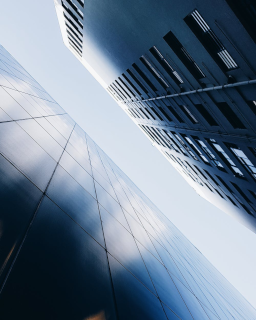
%> input picture Analyse_image/images/buildings.png, 256 x 320 px
$ octave Detection_droites.m   (GNU Octave 9; MATLAB toolbox functions it lacks are replaced by stand-ins)
%> lines starting %> are read from the running program, lines starting %| are printed output that depends on the picture; in (x1, y1, x2, y2) boxes, pixels count from 0 and x2, y2 are one past the last pixel; in counts of white or black regions, pixels touching at a corner belong together; the program's own positions count from 1
close all;
clear variables;


%Lecture du documents et récupèration de son size
build = imread("buildings.png");
%> build is the input picture: size 320x256x3 uint8; mean R, G, B 110.7, 127.5, 145.4
I = rgb2gray(build);
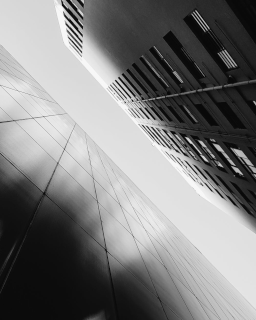
%> I: size 320x256 uint8; min 8, max 248, mean 124.5

[L,l] = size(I);
%> L = 320; l = 256

figure();
imshow(I);
title('image originale');
xlabel('x');
ylabel('y');


%Calcul de rau = (x*cos(theta) + y*sin(theta))
rho_max = floor(sqrt((L-1)^2+(l-1)^2));
%> rho_max = 408
drho = 2;
rho = -rho_max:drho:rho_max;
%> rho = 409 values from -408 to 408

%Calcul de theta
dtheta = 1;
theta = 1:dtheta:90;


%Calcul des bords
BW = edge(I,'canny');
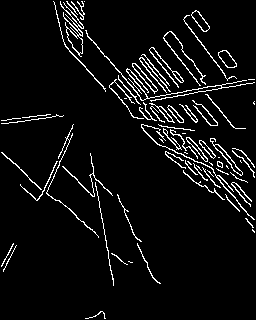
%> BW: size 320x256 logical; 5.7% white in thin lines or dots

figure()
imshow(BW)
title('Image des contours')
xlabel('x')
ylabel('y')


%Calcul de la matrice d'accumulation
H = zeros(length(rho),length(theta));
for i=1:L
    for j=1:l
        if BW(i,j)==1
            for k=theta
                t=k*pi/90; %conversion de l'angle theta
                p=round(j*cos(t)+i*sin(t)); %calcul de rho
                    if abs(p)<rho_max
                        H(round((p+rho_max)/drho),k)=H(round((p+rho_max)/drho),k)+1; %ajout d'un point dans la matrice d'accumulation
                    end
            end
        end
    end
end
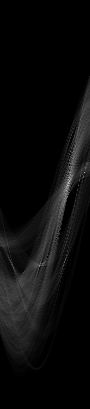
%> H: size 409x90 double; min 0, max 192, mean 11.4
%> after the loop, p = -106; t = 3.14


%Seuillage de l'image

D = (H > 150);
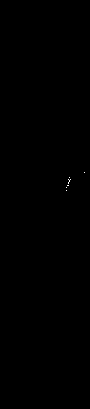
%> D: size 409x90 logical; 0.03% white in thin lines or dots, all inside (x1, y1, x2, y2) = (66, 172, 85, 191)
figure()
subplot(121)
imshow(H/255)
title('Matrice d accumulation')
xlabel('x')
ylabel('y')
subplot(122)
imshow(D)
title('Matrice d accumulation seuillé')
xlabel('x')
ylabel('y')

%Extraction des extremas locaux

rho_f = [];
theta_f = [];
[L,l] = size(D);
%> L = 409; l = 90

for i = 1:L
    for j = 1:l
        if (D(i,j) == 1)
            rho_f = [rho_f, rho(i)];
            theta_f = [theta_f, theta(j)];
        end
    end
end
%> after the loop, rho_f = [-64 -54 -50 -50 -48 -46 -44 -42 -38 -38 -34 -28]; theta_f = [85 70 69 71 70 70 69 69 68 69 67 67]

X=[];
Y=[];
for k=1:length(theta_f)

        t=theta_f(k)*pi /180;
        r=rho_f(k);
        X = [X, r/cos(t)];
        Y = [Y, r/sin(t)];

end
%> this loop made 12 passes
%> (t, r, X, Y) on passes 1 to 5: (1.48, -64, -734.3, -64.24), (1.22, -54, [-734.3 -157.9], [-64.24 -57.47]), (1.2, -50, [-734.3 -157.9 -139.5], [-64.24 -57.47 -53.56]), (1.24, -50, [-734.3 -157.9 -139.5 -153.6], [-64.24 -57.47 -53.56 -52.88]), (1.22, -48, [-734.3 -157.9 -139.5 -153.6 -140.3], [-64.24 -57.47 -53.56 -52.88 -51.08])
%> (t, r) on passes 9 to 12: (1.19, -38), (1.2, -38), (1.17, -34), (1.17, -28)

% Affichage des droites sur l'image

figure(5)
imshow(I)
hold on;
for k=1:length(X)

    plot([0,X(k)],[Y(k),0]);
    hold on;
end
title('Image avec detection des lignes')
xlabel('x')
ylabel('y')
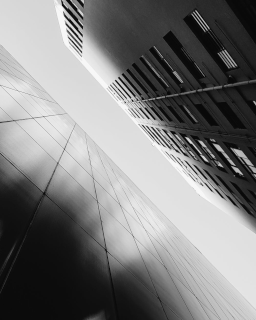
%> figure redrawn from the program's plot data; its title reads 'Image avec detection des lignes'

% [15 lines of commented-out code are left out]
